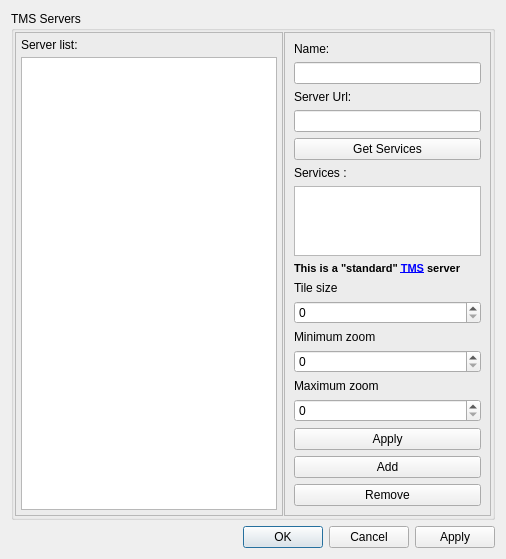
<?xml version="1.0" encoding="UTF-8"?>
<ui version="4.0">
 <class>TMSPreferencesDialog</class>
 <widget class="QDialog" name="TMSPreferencesDialog">
  <property name="geometry">
   <rect>
    <x>0</x>
    <y>0</y>
    <width>506</width>
    <height>516</height>
   </rect>
  </property>
  <property name="windowTitle">
   <string>TMS servers setup</string>
  </property>
  <layout class="QVBoxLayout">
   <item>
    <widget class="QGroupBox" name="grpWmsServers">
     <property name="title">
      <string>TMS Servers</string>
     </property>
     <layout class="QHBoxLayout">
      <property name="spacing">
       <number>1</number>
      </property>
      <property name="margin">
       <number>1</number>
      </property>
      <item>
       <widget class="QFrame" name="frame_2">
        <property name="frameShape">
         <enum>QFrame::StyledPanel</enum>
        </property>
        <property name="frameShadow">
         <enum>QFrame::Raised</enum>
        </property>
        <layout class="QVBoxLayout">
         <property name="spacing">
          <number>5</number>
         </property>
         <property name="margin">
          <number>5</number>
         </property>
         <item>
          <widget class="QLabel" name="label_10">
           <property name="text">
            <string>Server list:</string>
           </property>
          </widget>
         </item>
         <item>
          <widget class="QListWidget" name="lvTmsServers">
           <property name="sizePolicy">
            <sizepolicy hsizetype="Minimum" vsizetype="Expanding">
             <horstretch>0</horstretch>
             <verstretch>0</verstretch>
            </sizepolicy>
           </property>
          </widget>
         </item>
        </layout>
       </widget>
      </item>
      <item>
       <widget class="QFrame" name="frame">
        <property name="frameShape">
         <enum>QFrame::StyledPanel</enum>
        </property>
        <property name="frameShadow">
         <enum>QFrame::Raised</enum>
        </property>
        <layout class="QVBoxLayout">
         <item>
          <widget class="QLabel" name="label_11">
           <property name="text">
            <string>Name:</string>
           </property>
          </widget>
         </item>
         <item>
          <widget class="QLineEdit" name="edTmsName">
           <property name="minimumSize">
            <size>
             <width>100</width>
             <height>0</height>
            </size>
           </property>
          </widget>
         </item>
         <item>
          <widget class="QLabel" name="label_5">
           <property name="text">
            <string>Server Url:</string>
           </property>
          </widget>
         </item>
         <item>
          <widget class="QLineEdit" name="edTmsUrl"/>
         </item>
         <item>
          <widget class="QFrame" name="frOSGeo">
           <property name="frameShape">
            <enum>QFrame::NoFrame</enum>
           </property>
           <property name="frameShadow">
            <enum>QFrame::Raised</enum>
           </property>
           <layout class="QVBoxLayout" name="verticalLayout">
            <property name="spacing">
             <number>6</number>
            </property>
            <property name="margin">
             <number>0</number>
            </property>
            <item>
             <widget class="QPushButton" name="btGetServices">
              <property name="text">
               <string>Get Services</string>
              </property>
             </widget>
            </item>
            <item>
             <widget class="QLabel" name="label_4">
              <property name="text">
               <string>Services :</string>
              </property>
             </widget>
            </item>
            <item>
             <widget class="QListWidget" name="lvTmsServices"/>
            </item>
            <item>
             <widget class="QLabel" name="label_6">
              <property name="text">
               <string>&lt;!DOCTYPE HTML PUBLIC &quot;-//W3C//DTD HTML 4.0//EN&quot; &quot;http://www.w3.org/TR/REC-html40/strict.dtd&quot;&gt;
&lt;html&gt;&lt;head&gt;&lt;meta name=&quot;qrichtext&quot; content=&quot;1&quot; /&gt;&lt;style type=&quot;text/css&quot;&gt;
p, li { white-space: pre-wrap; }
&lt;/style&gt;&lt;/head&gt;&lt;body style=&quot; font-family:'MS Shell Dlg 2'; font-size:8.25pt; font-weight:400; font-style:normal;&quot;&gt;
&lt;p style=&quot; margin-top:0px; margin-bottom:0px; margin-left:0px; margin-right:0px; -qt-block-indent:0; text-indent:0px;&quot;&gt;&lt;span style=&quot; font-size:8pt; font-weight:600;&quot;&gt;This is a &amp;quot;standard&amp;quot; &lt;a href=&quot;http://wiki.osgeo.org/wiki/Tile_Map_Service_Specification&quot;&gt;TMS&lt;/a&gt; server&lt;/span&gt;&lt;/p&gt;&lt;/body&gt;&lt;/html&gt;</string>
              </property>
             </widget>
            </item>
           </layout>
          </widget>
         </item>
         <item>
          <widget class="QFrame" name="frOSM">
           <property name="frameShape">
            <enum>QFrame::NoFrame</enum>
           </property>
           <property name="frameShadow">
            <enum>QFrame::Raised</enum>
           </property>
           <layout class="QVBoxLayout" name="verticalLayout_2">
            <property name="spacing">
             <number>6</number>
            </property>
            <property name="margin">
             <number>0</number>
            </property>
            <item>
             <widget class="QLabel" name="label_3">
              <property name="text">
               <string>Tile size</string>
              </property>
             </widget>
            </item>
            <item>
             <widget class="QSpinBox" name="sbTileSize">
              <property name="maximum">
               <number>9999</number>
              </property>
              <property name="singleStep">
               <number>64</number>
              </property>
             </widget>
            </item>
            <item>
             <widget class="QLabel" name="label">
              <property name="text">
               <string>Minimum zoom</string>
              </property>
             </widget>
            </item>
            <item>
             <widget class="QSpinBox" name="sbMinZoom"/>
            </item>
            <item>
             <widget class="QLabel" name="label_2">
              <property name="text">
               <string>Maximum zoom</string>
              </property>
             </widget>
            </item>
            <item>
             <widget class="QSpinBox" name="sbMaxZoom"/>
            </item>
           </layout>
          </widget>
         </item>
         <item>
          <spacer>
           <property name="orientation">
            <enum>Qt::Vertical</enum>
           </property>
           <property name="sizeHint" stdset="0">
            <size>
             <width>20</width>
             <height>1</height>
            </size>
           </property>
          </spacer>
         </item>
         <item>
          <widget class="QPushButton" name="btApplyTmsServer">
           <property name="text">
            <string>Apply</string>
           </property>
          </widget>
         </item>
         <item>
          <widget class="QPushButton" name="btAddTmsServer">
           <property name="text">
            <string>Add</string>
           </property>
          </widget>
         </item>
         <item>
          <widget class="QPushButton" name="btDelTmsServer">
           <property name="text">
            <string>Remove</string>
           </property>
          </widget>
         </item>
        </layout>
       </widget>
      </item>
     </layout>
    </widget>
   </item>
   <item>
    <widget class="QDialogButtonBox" name="buttonBox">
     <property name="orientation">
      <enum>Qt::Horizontal</enum>
     </property>
     <property name="standardButtons">
      <set>QDialogButtonBox::Apply|QDialogButtonBox::Cancel|QDialogButtonBox::Ok</set>
     </property>
    </widget>
   </item>
  </layout>
 </widget>
 <resources/>
 <connections>
  <connection>
   <sender>buttonBox</sender>
   <signal>accepted()</signal>
   <receiver>TMSPreferencesDialog</receiver>
   <slot>accept()</slot>
   <hints>
    <hint type="sourcelabel">
     <x>248</x>
     <y>254</y>
    </hint>
    <hint type="destinationlabel">
     <x>157</x>
     <y>274</y>
    </hint>
   </hints>
  </connection>
  <connection>
   <sender>buttonBox</sender>
   <signal>rejected()</signal>
   <receiver>TMSPreferencesDialog</receiver>
   <slot>reject()</slot>
   <hints>
    <hint type="sourcelabel">
     <x>316</x>
     <y>260</y>
    </hint>
    <hint type="destinationlabel">
     <x>286</x>
     <y>274</y>
    </hint>
   </hints>
  </connection>
 </connections>
</ui>
